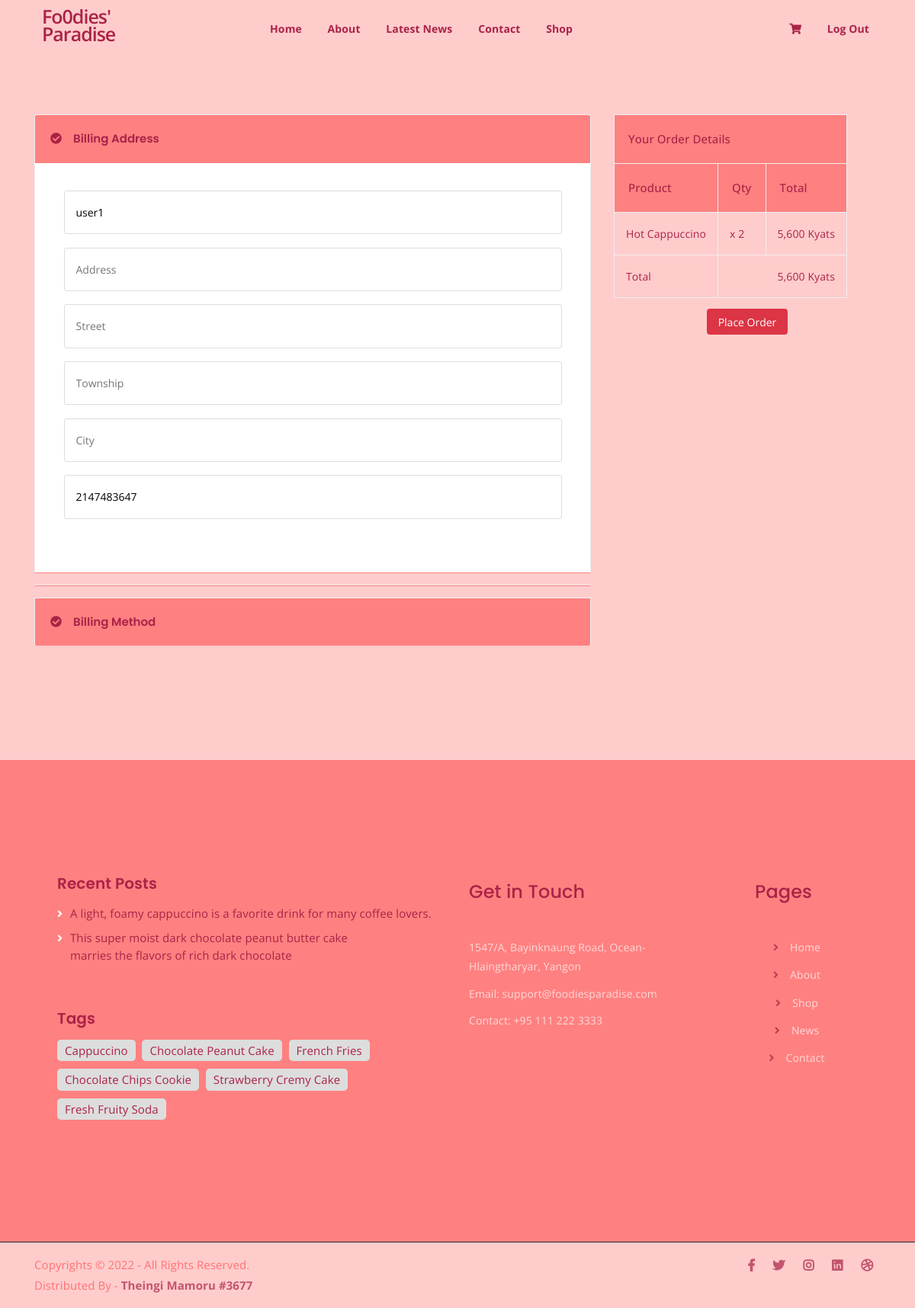
Screenshot of /checkout.php (signed in) with the database file from the repository.
### tables this page shows
CREATE TABLE IF NOT EXISTS `customer` (
  `user_id` int(20) NOT NULL AUTO_INCREMENT,
  `username` varchar(50) NOT NULL,
  `email` varchar(50) NOT NULL,
  `password` varchar(50) NOT NULL,
  `phone` int(20) NOT NULL,
  PRIMARY KEY (`user_id`)
);

CREATE TABLE IF NOT EXISTS `cart_table` (
  `cart_id` int(20) NOT NULL AUTO_INCREMENT,
  `username` varchar(50) NOT NULL,
  `cpro_name` varchar(50) NOT NULL,
  `cpro_price` int(20) NOT NULL,
  `cpro_qty` int(20) NOT NULL,
  `cpro_img` varchar(50) NOT NULL,
  PRIMARY KEY (`cart_id`)
);

### checkout.php (the view, shortened to what this page needs)
<?php
	include("connection.php");
?>
<?php
	include("header.php");
?>
	<div class="checkout-section mt-150 mb-150">
		<div class="container">
			<div class="row">
				<div class="col-lg-8">
					<div class="checkout-accordion-wrap">
						<div class="accordion" id="accordionExample">
						  	<div class="card single-accordion">
								<div class="card-header" id="headingOne">
									<h5 class="mb-0">
										<button class="btn btn-link" type="button" data-toggle="collapse" data-target="#collapseOne" aria-expanded="true" aria-controls="collapseOne">
										Billing Address
										</button>
									</h5>
								</div>
								<div id="collapseOne" class="collapse show" aria-labelledby="headingOne" data-parent="#accordionExample">
								<div class="card-body">
									<div class="billing-address-form">
										<form method="POST">
											<?php
												$user = $_SESSION['username'];
												$sel_user_data = mysqli_query($con, "SELECT * FROM customer WHERE username='$user'");
												$arr_user_data = mysqli_fetch_array($sel_user_data);
											 ?>
											<p>
												<input type="text" name="username" value="<?php echo $arr_user_data['username']; ?>" readonly>
											</p>
											<p><input type="text" name="address" placeholder="Address" required></p>
											<p><input type="text" name="street" placeholder="Street" required></p>
											<p><input type="text" name="township" placeholder="Township" required></p>
											<p><input type="text" name="city" placeholder="City" required></p>
											<p>
												<input type="number" name="phone" value="<?php echo $arr_user_data['phone']; ?>" readonly>
											</p>
									</div>
								</div>
								</div>
							</div>
						  <div class="card single-accordion">
						  </div>
						  <div class="card single-accordion">
						    <div class="card-header" id="headingThree">
						      <h5 class="mb-0">
						        <button class="btn btn-link collapsed" type="button" data-toggle="collapse" data-target="#collapseThree" aria-expanded="false" aria-controls="collapseThree">
						          Billing Method
						        </button>
						      </h5>
						    </div>
						  </div>
						</div>
					</div>
				</div>
				<div class="col-lg-4">
					<div class="order-details-wrap">
						<table class="order-details">
							<thead>
								<tr style="border-bottom: 1px solid #eee;">
									<th colspan="3">Your Order Details</th>
								</tr>
								<tr>
									<th>Product</th>
									<th>Qty</th>
									<th>Total</th>
								</tr>
							</thead>
							<tbody class="order-details-body">
								<?php
									$username = $_SESSION['username'];
									$sel_cart = mysqli_query($con, "SELECT * FROM cart_table WHERE username = '$username'");
									$total = 0;
									if(mysqli_num_rows($sel_cart) > 0) {
										while($fetch_cart = mysqli_fetch_assoc($sel_cart)) {
											$sub_total = $fetch_cart['cpro_price'] * $fetch_cart['cpro_qty'];
											$total += $sub_total;
								?>
									<tr>
										<td> <?php echo $fetch_cart['cpro_name']; ?> </td>
										<td> x <?php echo $fetch_cart['cpro_qty']; ?> </td>
										<td> <?php echo number_format($sub_total); ?> Kyats</td>
									</tr>
								<?php
										}
									}else{
										echo '<tr><td colspan="3">Your cart is empty.</td></tr>';
									}
								?>
							</tbody>
							<tbody class="checkout-details">
								<tr>
									<td>Total</td>
									<td colspan="2" align="right"><?php echo number_format($total); ?> Kyats</td>
								</tr>
							</tbody>
						</table>
						<div class="text-center">
							<button name="order_btn" class="boxed-btn btn btn-danger m-3 px-3">Place Order</button>
						</div>
					</div>
				</div>
			</div>
		</div>
	</div>
<?php
	include("footer.php");
?>

### assets/css/main.css (style rules this page uses)
html { font-size: 14px; font-weight: 400; line-height: 28px; height: 100%; }
body { font-family: "Open Sans", sans-serif; font-weight: 400; font-size: 1rem; letter-spacing: 0.1px; line-height: 1.8; color: #ab2247; overflow-x: hidden; }
h1, .h1, h2, .h2, h3, .h3, h4, .h4, h5, .h5, h6, .h6 { font-family: "Poppins", sans-serif; font-weight: 700; margin: 0 0 1.25rem 0; color: #ab2247; }
h1:last-child, .h1:last-child, h2:last-child, .h2:last-child, h3:last-child, .h3:last-child, h4:last-child, .h4:last-child, h5:last-child, .h5:last-child, h6:last-child, .h6:last-child { margin: 0; }
h5, .h5 { font-size: 1.25rem; font-weight: 700; line-height: 1.5rem; }
p { font-family: "Open Sans", sans-serif; font-weight: 400; font-size: 1rem; letter-spacing: 0.1px; line-height: 1.8; color: #ab2247; margin: 0 0 1.25rem 0; }
.mt-150 { margin-top: 150px; }
.mb-150 { margin-bottom: 150px; }
html, body { height: 100%; background-color: #ffcccc !important; }
input[type="number"] { border: 1px solid #ddd; border-radius: 5px; width: 63px; margin-bottom: 15px; }
thead { border-bottom: 1px solid #eee; }
.card.single-accordion { margin-bottom: 15px; border-bottom: 1px solid #ff8080 !important; }
.card.single-accordion .card-header { background-color: #ff8080 !important; border: none; padding: 0; }
.card.single-accordion:last-child { margin-bottom: 0; }
.card.single-accordion .card-header h5 button { color: #ab2247; font-size: 15px; display: block; width: 100%; text-align: left; padding: 20px; text-decoration: none; border: none; background-color: #ff8080; position: relative; padding-left: 50px; font-weight: 600; }
.card.single-accordion { border: 1px solid #f9f9f9; }
.billing-address-form { padding: 20px; }
.billing-address-form form p input { border: 1px solid #ddd; padding: 15px; width: 100%; border-radius: 3px; }
.card.single-accordion .card-header h5 button:before { position: absolute; left: 20px; top: 50%; content: "\f058"; font-family: "Font Awesome 5 Free"; font-weight: 900; line-height: 22px; margin-top: -11px; color: #ab2247; }
table.order-details { border: 1px solid #efefef; }
table.order-details thead tr th { border-right: 1px solid #eee; background-color: #ff8080; padding: 18px; font-size: 15px; font-weight: 500; }
table.order-details tbody td { border: 1px solid #efefef; padding: 15px; }
.card.single-accordion { border: 1px solid #eeeeee; }

### rows the page displays
customer: username "user1", phone "2147483647"
cart_table: cpro_name "Hot Cappuccino", cpro_qty "2", sub_total "5,600"

### other values shown
$total "5,600"
